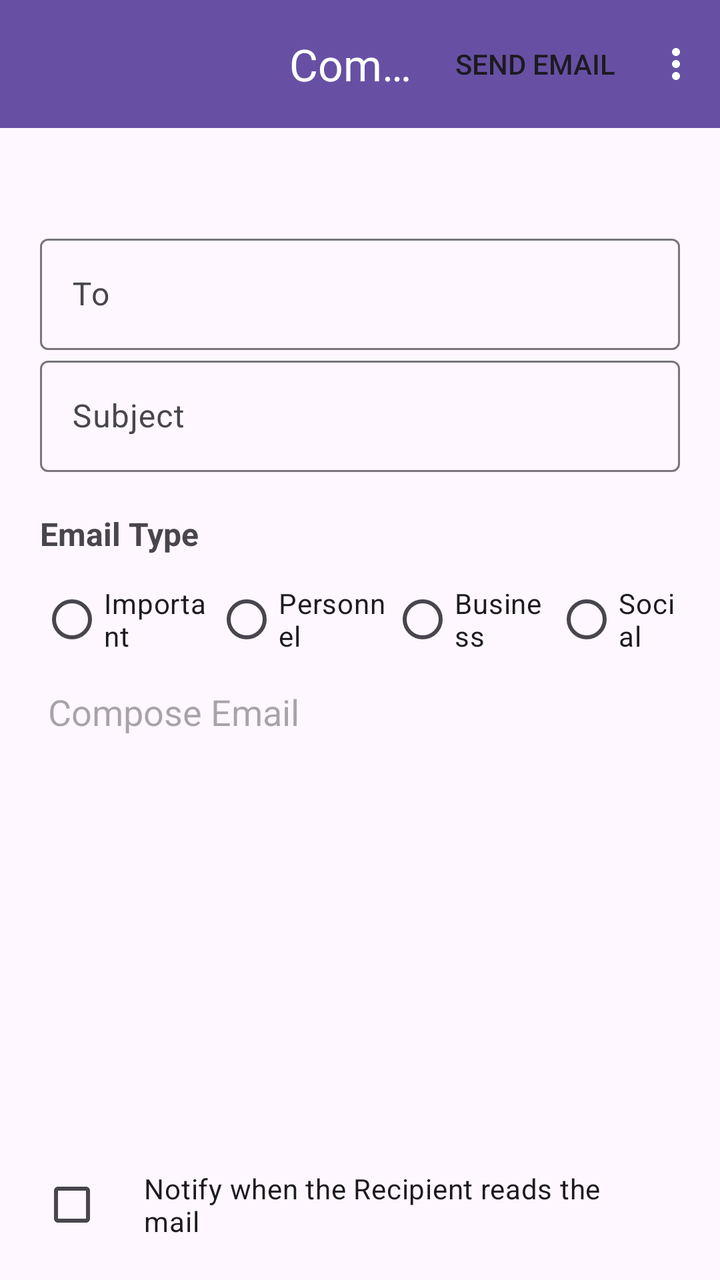
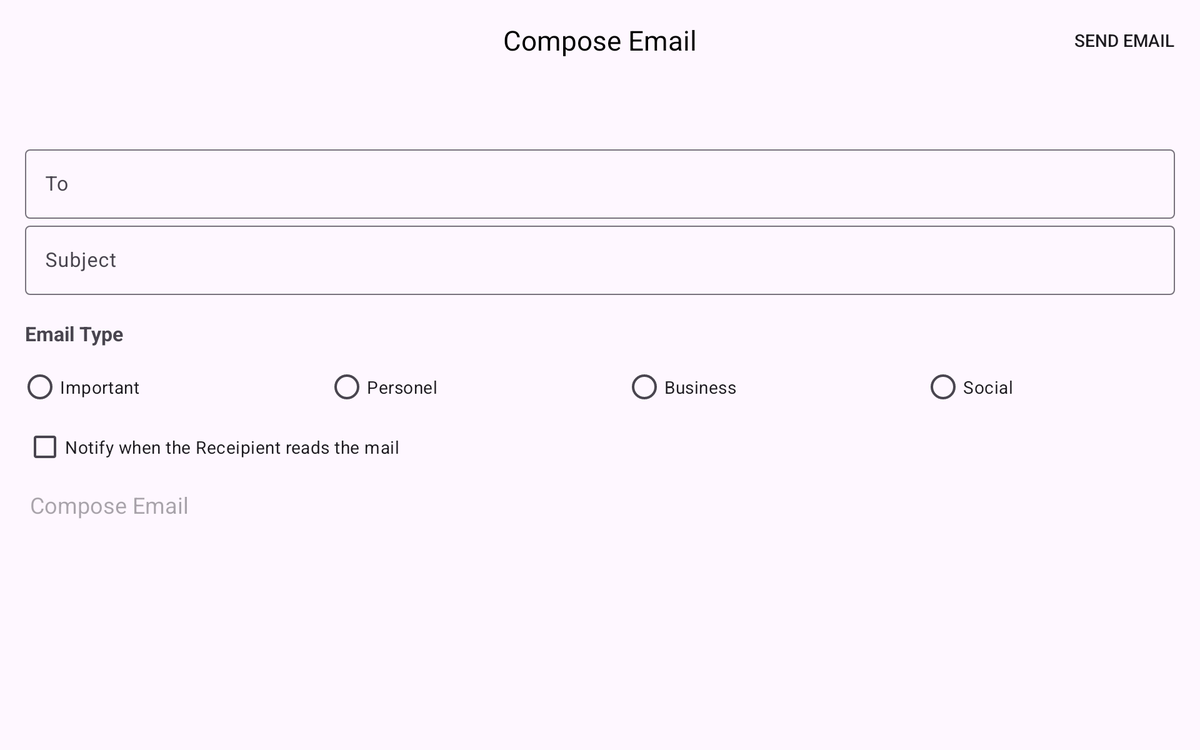

An Android layout and its configuration variant, each rendered on a device that would load it. The default file and the variant file are quoted in full after the pictures.
<!-- AndroidManifest.xml: application theme Theme.CustomEmailDetailFlow -->
<!-- res/layout/fragment_compose_email.xml -->
<androidx.constraintlayout.widget.ConstraintLayout xmlns:android="http://schemas.android.com/apk/res/android"
    xmlns:app="http://schemas.android.com/apk/res-auto"
    xmlns:tools="http://schemas.android.com/tools"
    android:layout_width="match_parent"
    android:layout_height="match_parent"
    android:id="@+id/compose"
    tools:context=".ComposeEmailFragment">

    <com.google.android.material.appbar.AppBarLayout
        android:id="@+id/appBarLayout"
        android:layout_width="match_parent"
        android:layout_height="wrap_content"
        app:layout_constraintEnd_toEndOf="parent"
        app:layout_constraintStart_toStartOf="parent"
        app:layout_constraintTop_toTopOf="parent">

        <com.google.android.material.appbar.MaterialToolbar
            android:id="@+id/toolbar"
            android:layout_width="match_parent"
            android:layout_height="wrap_content"
            android:background="?attr/colorPrimary"
            app:navigationIcon="@drawable/baseline_arrow_back_24"
            app:navigationIconTint="@color/white"
            app:title="Compose Email"
            app:menu="@menu/toolbar_menu"
            app:titleCentered="true"
            app:titleTextColor="@color/white" />
    </com.google.android.material.appbar.AppBarLayout>

    <ScrollView
        android:id="@+id/scrollView"
        android:layout_width="match_parent"
        android:layout_height="0dp"
        app:layout_constraintTop_toBottomOf="@+id/appBarLayout">

        <LinearLayout
            android:layout_width="match_parent"
            android:layout_height="wrap_content"
            android:orientation="vertical">

            <com.google.android.material.textfield.TextInputLayout
                android:id="@+id/textLayoutTo"
                android:layout_width="match_parent"
                android:layout_height="wrap_content"
                android:layout_marginStart="20dp"
                android:layout_marginTop="50dp"
                android:layout_marginEnd="20dp"
                android:layout_weight="0.3"
                android:hint="To"
                app:hintEnabled="true"
                app:layout_constraintEnd_toEndOf="parent"
                app:layout_constraintStart_toStartOf="parent"
                app:layout_constraintTop_toTopOf="parent">

                <com.google.android.material.textfield.TextInputEditText
                    android:id="@+id/textTo"
                    android:layout_width="match_parent"
                    android:layout_height="wrap_content"
                    android:imeOptions="actionNext"
                    android:inputType="textEmailAddress|textImeMultiLine" />
            </com.google.android.material.textfield.TextInputLayout>

            <com.google.android.material.textfield.TextInputLayout
                android:id="@+id/textLayoutSubject"
                android:layout_width="match_parent"
                android:layout_height="wrap_content"
                android:layout_marginStart="20dp"
                android:layout_marginEnd="20dp"
                android:layout_weight="0.3"
                android:hint="Subject"
                app:hintEnabled="true"
                app:layout_constraintEnd_toEndOf="parent"
                app:layout_constraintHorizontal_bias="1.0"
                app:layout_constraintStart_toStartOf="parent"
                app:layout_constraintTop_toBottomOf="@+id/textLayoutTo">

                <com.google.android.material.textfield.TextInputEditText
                    android:id="@+id/textSubject"
                    android:layout_width="match_parent"
                    android:layout_height="wrap_content"
                    android:inputType="textEmailSubject|textImeMultiLine" />
            </com.google.android.material.textfield.TextInputLayout>


            <LinearLayout
                android:id="@+id/linearLayout2"
                android:layout_width="match_parent"
                android:layout_height="wrap_content"
                android:layout_marginStart="20dp"
                android:layout_marginEnd="20dp"
                android:layout_weight="0.3"
                android:orientation="vertical"
                app:layout_constraintTop_toBottomOf="@+id/textLayoutSubject">

                <TextView
                    android:layout_width="wrap_content"
                    android:layout_height="wrap_content"
                    android:layout_marginTop="20dp"
                    android:text="Email Type"
                    android:textSize="16sp"
                    android:textStyle="bold" />

                <RadioGroup
                    android:id="@+id/radioGroup"
                    android:layout_width="match_parent"
                    android:layout_height="wrap_content"
                    android:layout_marginTop="8dp"
                    android:orientation="horizontal">

                    <RadioButton
                        android:id="@+id/radioBtnImportant"
                        android:layout_width="wrap_content"
                        android:layout_height="wrap_content"
                        android:layout_weight="1"
                        android:text="Important" />

                    <RadioButton
                        android:id="@+id/radioBtnPersonnel"
                        android:layout_width="wrap_content"
                        android:layout_height="wrap_content"
                        android:layout_weight="1"
                        android:text="Personnel" />

                    <RadioButton
                        android:id="@+id/radioBtnBusiness"
                        android:layout_width="wrap_content"
                        android:layout_height="wrap_content"
                        android:layout_weight="1"
                        android:text="Business" />

                    <RadioButton
                        android:id="@+id/radioBtnSocial"
                        android:layout_width="wrap_content"
                        android:layout_height="wrap_content"
                        android:layout_weight="1"
                        android:text="Social" />
                </RadioGroup>
            </LinearLayout>
        </LinearLayout>

    </ScrollView>


    <EditText
        android:id="@+id/emailContent"
        android:layout_width="match_parent"
        android:layout_height="0dp"
        android:backgroundTint="@android:color/transparent"
        android:gravity="start"
        android:hint="@string/compose_email"
        android:inputType="textMultiLine"
        android:layout_marginStart="20dp"
        android:layout_marginEnd="20dp"
        android:textAlignment="viewStart"
        app:layout_constraintBottom_toTopOf="@+id/checkBox"
        app:layout_constraintTop_toBottomOf="@+id/scrollView"
        tools:ignore="TextFields"
        tools:layout_editor_absoluteX="20dp" />


    <com.google.android.material.checkbox.MaterialCheckBox
        android:id="@+id/checkBox"
        android:layout_width="match_parent"
        android:layout_marginStart="20dp"
        android:layout_marginEnd="20dp"
        android:layout_height="wrap_content"
        android:padding="20dp"
        android:text="@string/notify_when_the_recipient_reads_the_mail"
        app:layout_constraintBottom_toBottomOf="parent"
        tools:layout_editor_absoluteX="0dp" />


</androidx.constraintlayout.widget.ConstraintLayout>
<!-- resources referenced by this layout -->
<resources>
  <string name="compose_email">Compose Email</string>
  <string name="notify_when_the_recipient_reads_the_mail">Notify when the Recipient reads the mail</string>
  <style name="Theme.CustomEmailDetailFlow" parent="Base.Theme.CustomEmailDetailFlow" />
  <style name="Base.Theme.CustomEmailDetailFlow" parent="Theme.Material3.DayNight.NoActionBar">
          
          
          <item name="android:textColorSecondary">@android:color/white</item>
      </style>
</resources>
<!-- res/layout-w700dp/fragment_compose_email.xml (the repository's variant of the layout above) -->
<!-- drawn on a 7-inch tablet turned sideways -->
<?xml version="1.0" encoding="utf-8"?>
<androidx.constraintlayout.widget.ConstraintLayout xmlns:android="http://schemas.android.com/apk/res/android"
    xmlns:app="http://schemas.android.com/apk/res-auto"
    xmlns:tools="http://schemas.android.com/tools"
    android:layout_width="match_parent"
    android:id="@+id/compose"
    android:layout_height="match_parent"
    tools:context=".ComposeEmailFragment">

    <com.google.android.material.appbar.AppBarLayout
        android:id="@+id/appBarLayout"
        android:layout_width="match_parent"
        android:layout_height="wrap_content"
        app:layout_constraintEnd_toEndOf="parent"
        app:layout_constraintStart_toStartOf="parent"
        app:layout_constraintTop_toTopOf="parent">

        <com.google.android.material.appbar.MaterialToolbar
            android:id="@+id/toolbar"
            android:layout_width="match_parent"
            android:layout_height="wrap_content"
            android:background="@android:color/transparent"
            app:navigationIcon="@drawable/baseline_arrow_back_24"
            app:navigationIconTint="@color/black"
            app:title="Compose Email"
            app:menu="@menu/compose_landscape_menu"
            app:titleCentered="true"
            app:titleTextColor="@color/black" />
    </com.google.android.material.appbar.AppBarLayout>

    <ScrollView
        android:layout_width="match_parent"
        android:layout_height="0dp"
        app:layout_constraintBottom_toBottomOf="parent"
        app:layout_constraintTop_toBottomOf="@+id/appBarLayout">

        <androidx.constraintlayout.widget.ConstraintLayout
            android:layout_width="match_parent"
            android:layout_height="match_parent">

            <com.google.android.material.textfield.TextInputLayout
                android:id="@+id/textLayoutTo"
                android:layout_width="match_parent"
                android:layout_height="wrap_content"
                android:layout_marginStart="20dp"
                android:layout_marginTop="50dp"
                android:layout_marginEnd="20dp"
                android:hint="To"
                app:hintEnabled="true"
                app:layout_constraintEnd_toEndOf="parent"
                app:layout_constraintStart_toStartOf="parent"
                app:layout_constraintTop_toTopOf="parent">

                <com.google.android.material.textfield.TextInputEditText
                    android:id="@+id/textTo"
                    android:layout_width="match_parent"
                    android:layout_height="wrap_content"
                    android:imeOptions="actionNext"
                    android:inputType="textEmailAddress|textImeMultiLine" />
            </com.google.android.material.textfield.TextInputLayout>


            <com.google.android.material.textfield.TextInputLayout
                android:id="@+id/textLayoutSubject"
                android:layout_width="match_parent"
                android:layout_height="wrap_content"
                android:layout_marginStart="20dp"
                android:layout_marginEnd="20dp"
                android:hint="Subject"
                app:hintEnabled="true"
                app:layout_constraintEnd_toEndOf="parent"
                app:layout_constraintHorizontal_bias="1.0"
                app:layout_constraintStart_toStartOf="parent"
                app:layout_constraintTop_toBottomOf="@+id/textLayoutTo">

                <com.google.android.material.textfield.TextInputEditText
                    android:id="@+id/textSubject"
                    android:layout_width="match_parent"
                    android:layout_height="match_parent"
                    android:inputType="textEmailSubject|textImeMultiLine" />
            </com.google.android.material.textfield.TextInputLayout>

            <LinearLayout
                android:id="@+id/linearLayout2"
                android:layout_width="match_parent"
                android:layout_height="wrap_content"
                android:orientation="vertical"
                app:layout_constraintTop_toBottomOf="@+id/textLayoutSubject"
                tools:layout_editor_absoluteX="0dp">

                <TextView
                    android:layout_width="wrap_content"
                    android:layout_height="wrap_content"
                    android:layout_marginStart="20dp"
                    android:layout_marginTop="20dp"
                    android:text="Email Type"
                    android:textSize="16sp"
                    android:textStyle="bold" />

                <RadioGroup
                    android:id="@+id/radioGroup"
                    android:layout_width="match_parent"
                    android:layout_height="wrap_content"
                    android:layout_marginStart="16dp"
                    android:layout_marginTop="8dp"
                    android:orientation="horizontal">

                    <RadioButton
                        android:id="@+id/radioBtnImportant"
                        android:layout_width="wrap_content"
                        android:layout_height="wrap_content"
                        android:layout_weight="1"
                        android:text="Important" />

                    <RadioButton
                        android:id="@+id/radioBtnPersonnel"
                        android:layout_width="wrap_content"
                        android:layout_height="wrap_content"
                        android:layout_weight="1"
                        android:text="Personel" />

                    <RadioButton
                        android:id="@+id/radioBtnBusiness"
                        android:layout_width="wrap_content"
                        android:layout_height="wrap_content"
                        android:layout_weight="1"
                        android:text="Business" />

                    <RadioButton
                        android:id="@+id/radioBtnSocial"
                        android:layout_width="wrap_content"
                        android:layout_height="wrap_content"
                        android:layout_weight="1"
                        android:text="Social" />
                </RadioGroup>
            </LinearLayout>

            <com.google.android.material.checkbox.MaterialCheckBox
                android:id="@+id/checkBox"
                android:layout_width="match_parent"
                android:layout_height="wrap_content"
                android:layout_marginStart="20dp"
                android:layout_marginEnd="20dp"
                android:text="Notify when the Receipient reads the mail"
                app:layout_constraintTop_toBottomOf="@+id/linearLayout2"
                tools:layout_editor_absoluteX="0dp" />

            <EditText
                android:id="@+id/emailContent"
                android:layout_width="match_parent"
                android:layout_height="wrap_content"
                android:inputType="textMultiLine"
                android:minLines="7"
                android:gravity="start"
                android:layout_marginStart="20dp"
                android:layout_marginEnd="20dp"
                android:backgroundTint="@android:color/transparent"
                android:hint="Compose Email"
                app:layout_constraintTop_toBottomOf="@+id/checkBox" />
        </androidx.constraintlayout.widget.ConstraintLayout>

    </ScrollView>
</androidx.constraintlayout.widget.ConstraintLayout>
<!-- resources referenced by the variant -->
<!-- as a 7-inch tablet turned sideways resolves them -->
<resources>
  <!-- from res/values-w700dp/ -->
  <style name="Theme.CustomEmailDetailFlow" parent="Base.Theme.CustomEmailDetailFlow" />
  <!-- from res/values-w700dp/ -->
  <style name="Base.Theme.CustomEmailDetailFlow" parent="Theme.Material3.DayNight.NoActionBar">
          
          
      </style>
</resources>
